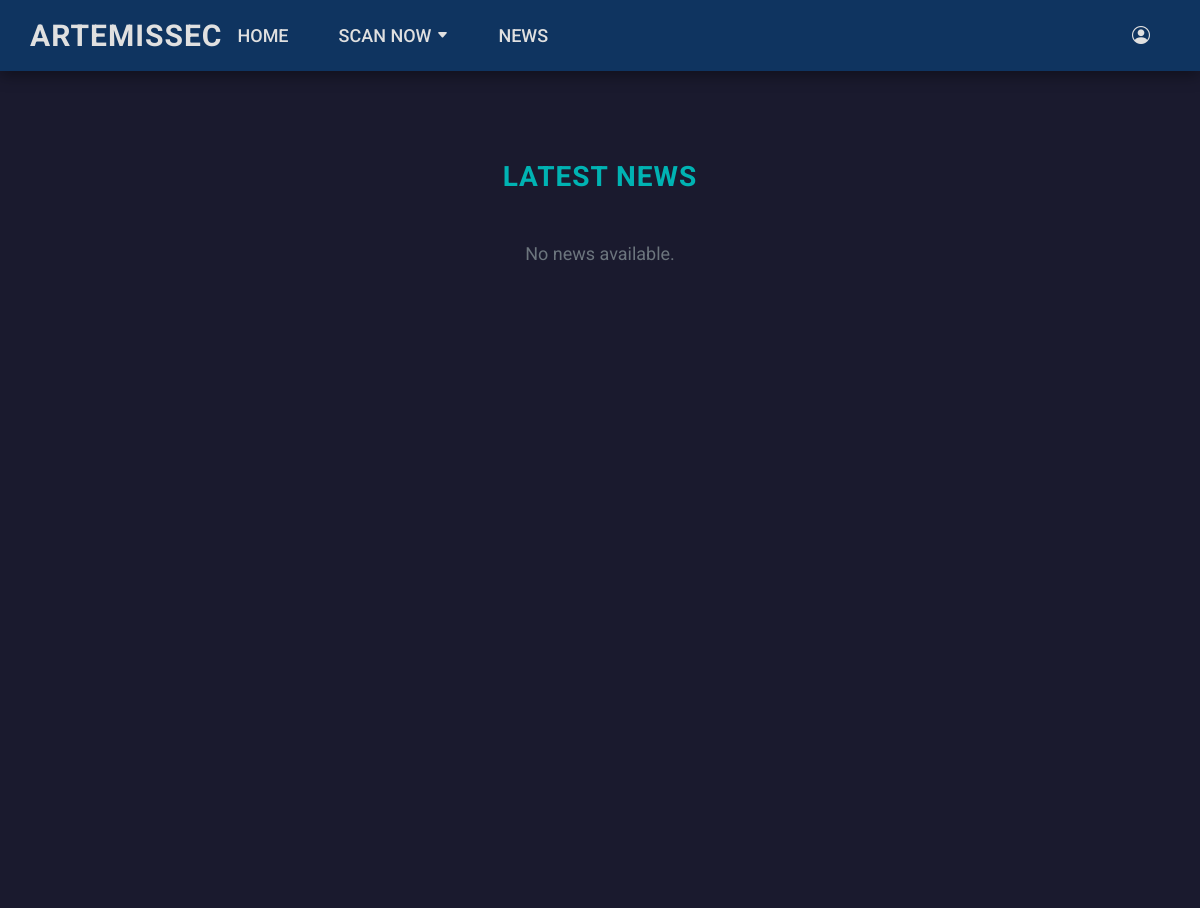
The app's page /, older data.
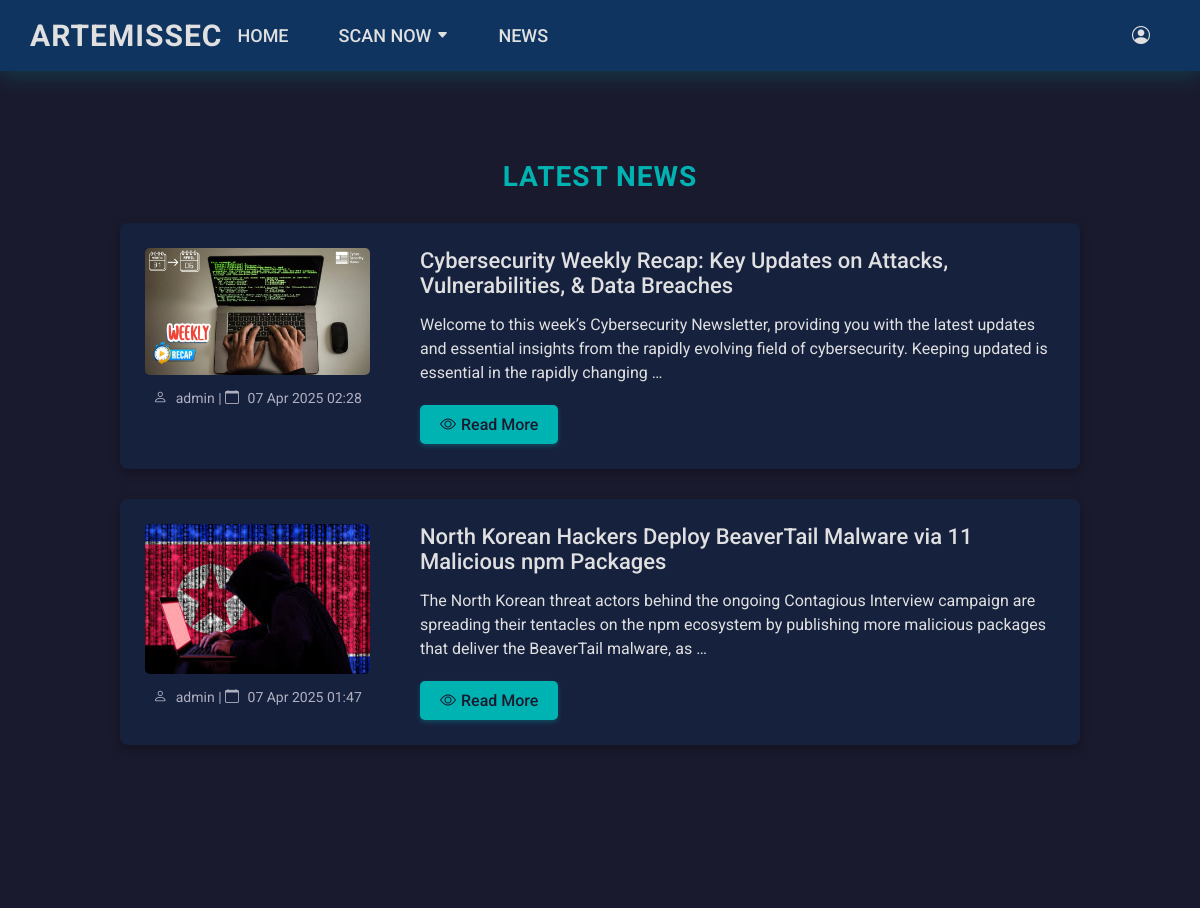
The same page, newer data.
### news/models.py (models this page shows, shortened)
class News(models.Model):
    title = models.CharField(max_length=200)
    content = models.TextField()
    image = models.ImageField(upload_to='news_images/', blank=True, null=True)
    author = models.ForeignKey(settings.AUTH_USER_MODEL, on_delete=models.CASCADE)
    created_at = models.DateTimeField(auto_now_add=True)
    updated_at = models.DateTimeField(auto_now=True)

### authentication/models.py (models this page shows, shortened)
class CustomUser(AbstractUser):
    first_name = models.CharField(max_length=30, verbose_name="First Name")
    last_name = models.CharField(max_length=30, verbose_name="Last Name")
    birth_date = models.DateField(null=True, blank=True, verbose_name="Date of Birth")
    registration_date = models.DateTimeField(auto_now_add=True, verbose_name="Registration Date")
    last_login = models.DateTimeField(null=True, blank=True, verbose_name="Last Login", auto_now=True)  # Nuevo campo
    ACADEMIC_LEVEL_CHOICES = [
        ('student', 'Student'),
        ('professional', 'Professional'),
        ('other', 'Other'),
    ]
    academic_level = models.CharField(
        max_length=20,
        choices=ACADEMIC_LEVEL_CHOICES,
        default='student',
        verbose_name="Academic Level"
    )
    groups = models.ManyToManyField(
        'auth.Group',
        related_name='customuser_groups',  # Unique reverse accessor name
        blank=True,
        help_text='The groups this user belongs to.',
        related_query_name='customuser'
    )
    user_permissions = models.ManyToManyField(
        'auth.Permission',
        related_name='customuser_permissions',  # Unique reverse accessor name
        blank=True,
        help_text='Specific permissions for this user.',
        related_query_name='customuser'
    )

### news/views.py (the view)
# urls.py: path('', NewsListView.as_view(), name='home'),
class NewsListView(ListView):
    model = News
    template_name = 'news/home.html'
    context_object_name = 'news_list'
    ordering = ['-created_at']  # Sort by descending date

### news/templates/news/home.html (shortened to what this page needs)
{% extends 'base.html' %}
{% load static %}
{% block extra_css %}
    <link rel="stylesheet" href="{% static 'css/news.css' %}">
{% endblock %}
{% block content %}
    <div class="news-container">
        <h1>Latest News</h1>
        <div id="news-list">
            {% for news in news_list %}
                <div class="news-box" data-id="{{ news.pk }}">
                    <div class="news-image-section">
                        {% if news.image %}
                            <img src="{{ news.image.url }}" alt="{{ news.title }}" class="news-image">
                        {% else %}
                            <div class="news-placeholder">No Image</div>
                        {% endif %}
                        <p class="news-meta">
                            <i class="bi bi-person"></i> {{ news.author.username }} |
                            <i class="bi bi-calendar"></i> {{ news.created_at|date:"d M Y H:i" }}
                        </p>
                    </div>
                    <div class="news-details">
                        <h2 class="news-title">{{ news.title }}</h2>
                        <p class="news-excerpt">{{ news.content|truncatewords_html:30|safe }}</p>
                        <a href="{% url 'news_detail' news.pk %}" class="btn-news">
                            <i class="bi bi-eye"></i> Read More
                        </a>
                    </div>
                </div>
            {% empty %}
                <p class="no-news">No news available.</p>
            {% endfor %}
        </div>
    </div>
{% endblock %}

### templates/base.html (shortened to what this page needs)
{% load static %}
<!DOCTYPE html>
<html lang="en">
<head>
    <link rel="stylesheet" href="{% static 'css/styles.css' %}">
    <link rel="stylesheet" href="{% static 'css/navbar.css' %}">
    {% block extra_css %}{% endblock %}
    <link rel="stylesheet" href="https://cdn.jsdelivr.net/npm/bootstrap-icons/font/bootstrap-icons.css">
</head>
<body>
<nav class="navbar">
    <a href="/" class="logo">ArtemisSEC</a>
    <div class="navbar-container">
        <ul class="navbar-links">
            <li><a href="/" class="nav-link">HOME</a></li>
            <li class="dropdown">
                <a href="#" class="nav-link dropdown-toggle" id="scanDropdown">
                    SCAN NOW <i class="bi bi-caret-down-fill"></i>
                </a>
            </li>
            <li><a href="/news/" class="nav-link">NEWS</a></li>
        </ul>
        <div class="auth-container">
            <div class="dropdown">
                <a href="#" class="nav-link dropdown-toggle" id="userDropdown">
                    <i class="bi bi-person-circle"></i>
                </a>
            </div>
        </div>
    </div>
</nav>
<div class="content">
    {% block content %}{% endblock %}
</div>
</body>
</html>

### static/css/styles.css (style rules this page uses)
* { margin: 0; padding: 0; box-sizing: border-box; font-family: 'Roboto', sans-serif; }
body { background-color: #1a1a2e; color: #e0e0e0; min-height: 100vh; margin: 0; padding: 0; }
.content { width: 100%; min-height: calc(100vh - 60px); padding: 0; margin-top: 60px; background-color: #1a1a2e; }
.auth-container { margin-left: auto; }

### static/css/navbar.css (style rules this page uses)
.navbar { background-color: #0f3460; display: flex; align-items: center; justify-content: space-between; padding: 15px 30px; width: 100%; box-shadow: 0 4px 15px rgba(0, 0, 0, 0.4); position: fixed; top: 0; left: 0; z-index: 1000; transition: box-shadow 0.3s ease; }
.logo { color: #e0e0e0; text-decoration: none; font-size: 30px; font-family: 'Roboto', sans-serif; font-weight: 700; letter-spacing: 1px; text-transform: uppercase; transition: color 0.3s ease, transform 0.3s ease; }
.navbar-container { display: flex; align-items: center; gap: 30px; flex-grow: 1; justify-content: flex-end; }
.navbar-links { display: flex; align-items: center; gap: 20px; }
.navbar-links li { list-style: none; position: relative; }
.nav-link, .nav-login { color: #e0e0e0; text-decoration: none; font-size: 18px; font-weight: 500; padding: 10px 15px; border-radius: 8px; transition: all 0.3s ease; position: relative; overflow: hidden; }
.nav-link::before { content: ''; position: absolute; bottom: 0; left: 50%; width: 0; height: 2px; background-color: #00b3b3; transition: width 0.3s ease, left 0.3s ease; }
.dropdown { position: relative; }
.dropdown-toggle { display: flex; align-items: center; gap: 5px; }
.dropdown-toggle .bi-caret-down-fill { font-size: 12px; color: #e0e0e0; transition: transform 0.3s ease, color 0.3s ease; }

### news/static/css/news.css (style rules this page uses)
.news-container, .news-detail-container { width: 100%; max-width: 1000px; margin: 140px auto 20px; padding: 20px; background-color: #1a1a2e; font-family: 'Roboto', sans-serif; color: #e0e0e0; display: flex; flex-direction: column; align-items: center; }
.news-container h1, .news-detail-box h1, .create-news-box h1 { color: #00b3b3; font-size: 28px; margin-bottom: 30px; text-transform: uppercase; letter-spacing: 1px; text-align: center; animation: fadeIn 0.5s ease; }
.news-box { width: 100%; background-color: #16213e; border-radius: 8px; box-shadow: 0 4px 10px rgba(0, 0, 0, 0.3); margin-bottom: 30px; padding: 25px; display: flex; align-items: flex-start; transition: transform 0.3s ease, box-shadow 0.3s ease; opacity: 0; animation: fadeInUp 0.5s ease forwards; }
.news-image-section { flex: 0 0 250px; padding-right: 25px; display: flex; flex-direction: column; align-items: center; }
.news-image { max-width: 100%; max-height: 150px; object-fit: cover; border-radius: 5px; margin-bottom: 15px; }
.news-meta { color: #b0b0c0; font-size: 14px; text-align: center; }
.news-meta i { margin-right: 5px; }
.news-details { flex: 1; padding-left: 25px; display: flex; flex-direction: column; }
.news-title { color: #e0e0e0; font-size: 22px; font-weight: 500; margin: 0 0 15px 0; transition: color 0.3s ease; }
.news-excerpt { color: #e0e0e0; font-size: 16px; line-height: 1.5; margin-bottom: 20px; }
.btn-news { display: inline-flex; align-items: center; gap: 5px; background-color: #00b3b3; color: #1a1a2e; padding: 10px 20px; border-radius: 5px; text-decoration: none; font-size: 16px; font-weight: 500; transition: background-color 0.3s ease, transform 0.2s ease; box-shadow: 0 2px 5px rgba(0, 179, 179, 0.3); width: fit-content; }

Row changes from the older to the newer data that the page shows:
added News: image (picture), author.username "admin", created_at "07 Apr 2025 02:28", title "Cybersecurity Weekly Recap: Key Updates on Attacks, Vulnerabilities, & Data Breaches", content "Welcome to this week’s Cybersecurity Newsletter, providing you with the latest updates and essential insights from the rapidly evolving field of cybersecurity. Keeping updated is essential in the rapidly changing …"
added News: image (picture), author.username "admin", created_at "07 Apr 2025 01:47", title "North Korean Hackers Deploy BeaverTail Malware via 11 Malicious npm Packages", content "The North Korean threat actors behind the ongoing Contagious Interview campaign are spreading their tentacles on the npm ecosystem by publishing more malicious packages that deliver the BeaverTail malware, as …"
Text that changed along with them:
text no longer shown: "No news available."
